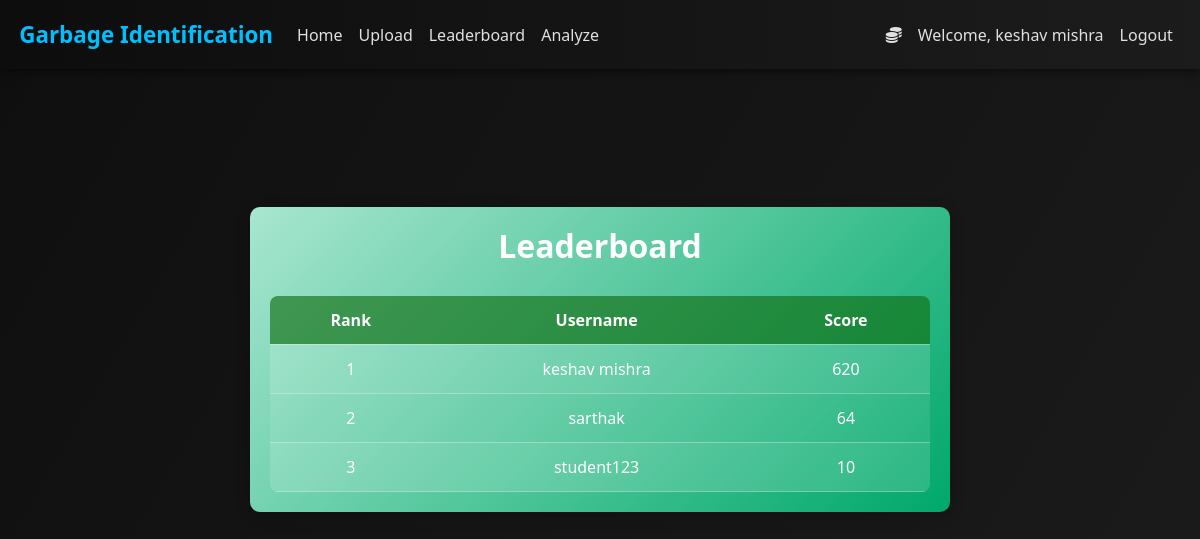
The page /leaderboard (signed in) on the database its author committed.
### backend/credentials.py (models this page shows, shortened)
class User(db.Model,UserMixin):
    id=db.Column(db.Integer, primary_key=True)
    username=db.Column(db.String(length=27),unique=True,nullable=False)
    email_address=db.Column(db.String(length=50),unique=True,nullable=False)
    pswd_hash=db.Column(db.String(length=60),nullable=False)
    score=db.Column(db.Integer, nullable=False, default=0)
    @property
    def password(self):
        raise AttributeError("Password is write-only.")

### backend/app.py (the view)
@app_blueprint.route('/leaderboard')
def leaderboard_page():
    users = User.query.order_by(User.score.desc()).all()
    return render_template('leaderboard.html', users=users)

### backend/credentials.py (called while the page is built)
@login_manager.user_loader
def load_user(user_id):
    return User.query.get(int(user_id))

### backend/templates/leaderboard.html (shortened to what this page needs)
{% extends 'base.html' %}
{% block content %}
<div class="leaderboard-container">
    <h2>Leaderboard</h2>
    <table>
        <tr>
            <th>Rank</th>
            <th>Username</th>
            <th>Score</th>
        </tr>
        {% for user in users %}
        <tr>
            <td>{{ loop.index }}</td>
            <td>{{ user.username }}</td>
            <td>{{ user.score }}</td>
        </tr>
        {% endfor %}
    </table>
</div>
{% endblock %}

### backend/templates/base.html (shortened to what this page needs)
<!doctype html>
<html lang="en">
   <head>
      <link rel="stylesheet" href="https://cdn.jsdelivr.net/npm/bootstrap@4.5.3/dist/css/bootstrap.min.css">
   </head>
   <body>
      <nav class="navbar navbar-expand-md navbar-dark bg-dark">
         <a class="navbar-brand" href="#">Garbage Identification</a>
         <div class="collapse navbar-collapse" id="navbarNav">
            <ul class="navbar-nav mr-auto">
               <li class="nav-item active">
                  <a class="nav-link" href="{{ url_for('app_blueprint.home_page') }}">Home <span class="sr-only">(current)</span></a>
               </li>
               <li class="nav-item active">
                  <a class="nav-link" href="{{ url_for('app_blueprint.upload_page') }}">Upload <span class="sr-only">(current)</span></a>
               </li>
               <li class="nav-item">
                  <a class="nav-link" href="{{ url_for('app_blueprint.leaderboard_page') }}">Leaderboard</a>
               </li>
               <li class="nav-item">
                  <a class="nav-link" href="{{ url_for('app_blueprint.analyze') }}">Analyze</a>
               </li>
            </ul>
            {% if current_user.is_authenticated %}
            <ul class="navbar-nav">
               <li class="nav-item">
                  <a class="nav-link" style="color:lawngreen; font-weight: bold;">
                  <i class="fas fa-coins"></i>
                  </a>
               </li>
               <li class="nav-item">
                  <a class="nav-link">Welcome, {{ current_user.username }}</a>
               </li>
               <li class="nav-item">
                  <a class="nav-link" href="{{ url_for('app_blueprint.logout_page') }}">Logout</a>
               </li>
            </ul>
            {% endif %}
         </div>
      </nav>
      <div class="container mt-4">
      </div>
      {% block content %}
      {% endblock %}
   </body>
</html>

### backend/templates/leaderboard.html (style rules this page uses)
.leaderboard-container { max-width: 700px; margin: 50px auto; padding: 20px; background: linear-gradient(135deg, #a8e6cf, #00a86b); border-radius: 10px; box-shadow: 0 4px 15px rgba(0,0,0,0.2); color: #fff; }
.leaderboard-container h2 { text-align: center; margin-bottom: 30px; color: #ffffff; }
table { width: 100%; border-collapse: collapse; text-align: center; background-color: rgba(255, 255, 255, 0.1); border-radius: 8px; overflow: hidden; }
th, td { padding: 12px; border-bottom: 1px solid rgba(255,255,255,0.3); color: #fff; }
th { background: rgba(0, 100, 0, 0.6); color: #fff; }
tr:nth-child(even) { background-color: rgba(255, 255, 255, 0.05); }

### backend/templates/base.html (style rules this page uses)
body { background: linear-gradient(120deg, #0f0f0f, #1a1a1a); color: #ffffff; font-family: 'Segoe UI', Tahoma, Geneva, Verdana, sans-serif; }
.navbar { background: linear-gradient(to right, #0d0d0d, #1c1c1c); box-shadow: 0 2px 10px rgba(0,0,0,0.6); padding: 0.8rem 1.2rem; }
.navbar-brand { font-weight: bold; color: #00bfff !important; font-size: 1.4rem; }
.navbar-nav .nav-link { color: #e0e0e0 !important; transition: color 0.3s ease, transform 0.2s ease; }
h1, h2, h3, h4, h5, h6 { font-weight: 700; color: #ffffff; }
a { text-decoration: none; }
.container, .content-wrapper { padding-top: 2rem; padding-bottom: 2rem; }

### rows shown on the page
User: username "keshav mishra", score "620"
User: username "sarthak", score "64"
User: username "student123", score "10"
